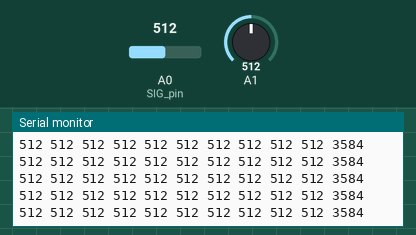
Recording of a sketch running on a simulated Arduino Uno, built with avr-gcc and run on an emulated ATmega328P. On the bench: the last lines printed to the serial monitor. The test bench sets the inputs (shaded band); at power-on: A0 (SIG_pin) = 512, A1 = 512.

Above: at 2.7 s.
2.8 s: A0 (SIG_pin) set to 11
At 2.81 s:
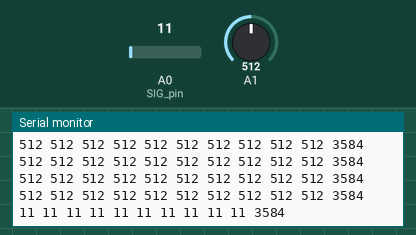
4.3 s: A0 (SIG_pin) set to 8
At 4.36 s:
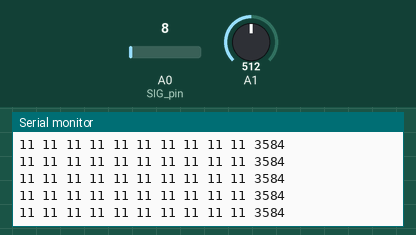
Timing chart, 0 to 7.3 s (numbered marks = the images above; inputs shaded):
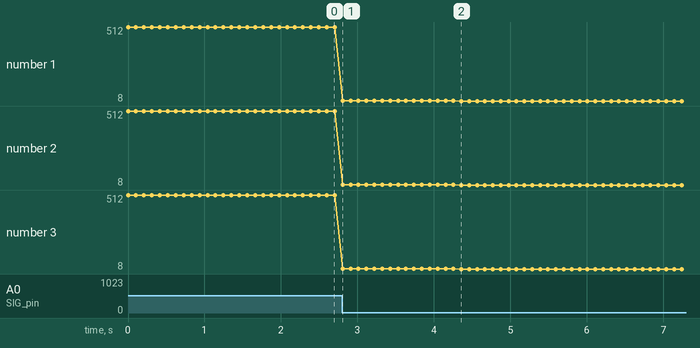

The sketch:

Arduino_Multiplexer.ino
```cpp
//Multiplexer control pins
int s0 = 8;
int s1 = 9;
int s2 = 10;
int s3 = 11;
int leng=11;

//Multiplexer in "SIG" pin
int SIG_pin = 0;

void setup() {
  //Set s0-s3 to be output mode
  pinMode(s0, OUTPUT);
  pinMode(s1, OUTPUT);
  pinMode(s2, OUTPUT);
  pinMode(s3, OUTPUT);

  //Set s0-s3 to be 0 initially
  digitalWrite(s0, LOW);
  digitalWrite(s1, LOW);
  digitalWrite(s2, LOW);
  digitalWrite(s3, LOW);

  //Set analog pin A1 to be input mode
  pinMode(1, INPUT);
  Serial.begin(28800);
}

int16_t value = 0;
int8_t direction = 10;
void loop() {
  //case 0-9: loop through all 10 FSR sensors
  //case 10-11: loop through analog input A1 and A2 for emg sensors
  for (int i = 0 ; i < leng ; i++){
    switch (i) {
      case 0:
      Serial.print(readMux(i));
      break;
      case 1:
      Serial.print(readMux(i));
      break;
      case 2:
      Serial.print(readMux(i));
      break;
      case 3:
      Serial.print(readMux(i));
      break;
      case 4:
      Serial.print(readMux(i));
      break;
      case 5:
      Serial.print(readMux(i));
      break;
      case 6:
      Serial.print(readMux(i));
      break;
      case 7:
      Serial.print(readMux(i));
      break;
      case 8:
      Serial.print(readMux(i));
      break;
      case 9:
      Serial.print(readMux(i));
      break;
      case 10:
      //Read from 1st EMG sensor
      Serial.print(analogRead(A1)*7);
      break;
      case 11:
      //Read from 2nd EMG sensor
      Serial.print(analogRead(A2));
      break;
    }
    if (i < leng)
      Serial.print(" ");
  }
  Serial.println('\r');
  delay(100);
}

int readMux(int channel){
  int controlPin[] = {s0, s1, s2, s3};

  int muxChannel[16][4]={
    {0,0,0,0}, //channel 0
    {1,0,0,0}, //channel 1
    {0,1,0,0}, //channel 2
    {1,1,0,0}, //channel 3
    {0,0,1,0}, //channel 4
    {1,0,1,0}, //channel 5
    {0,1,1,0}, //channel 6
    {1,1,1,0}, //channel 7
    {0,0,0,1}, //channel 8
    {1,0,0,1}, //channel 9
    {0,1,0,1}, //channel 10
    {1,1,0,1}, //channel 11
    {0,0,1,1}, //channel 12
    {1,0,1,1}, //channel 13
    {0,1,1,1}, //channel 14
    {1,1,1,1}  //channel 15
  };

  //Setting the values of digital outputs D8-11
  for(int i = 0; i < 4; i ++){
    digitalWrite(controlPin[i], muxChannel[channel][i]);
  }

  //Read the value of the SIG pin
  int val = analogRead(SIG_pin);

  //return the value
  return val;
}
```

Measured:
- after the input at 2.8 s, the serial monitor: prints a new line at once (image 1)
- plotted number 1: 512 → 11 after the input at 2.8 s, 11 → 8 after the input at 4.3 s
- plotted number 2: 512 → 11 after the input at 2.8 s, 11 → 8 after the input at 4.3 s
- plotted number 3: 512 → 11 after the input at 2.8 s, 11 → 8 after the input at 4.3 s
